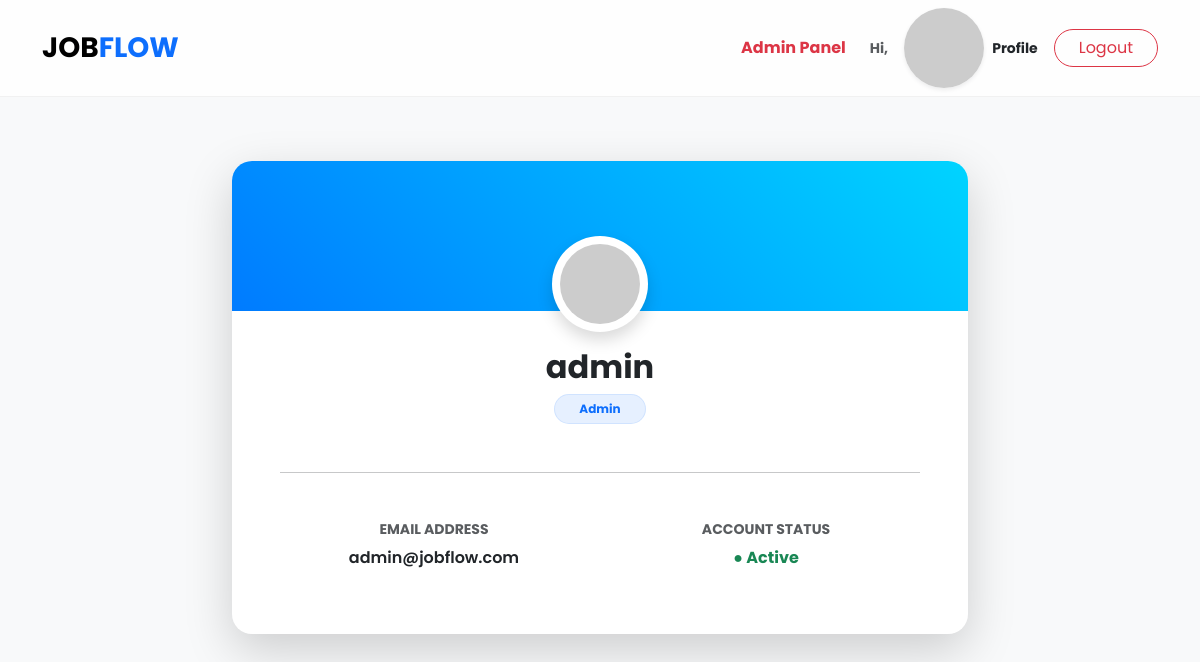
The app's page /profile (signed in) with its own data.
### models.py (models this page shows)
class User(db.Model, UserMixin):
    id = db.Column(db.Integer, primary_key=True)
    username = db.Column(db.String(100), unique=True, nullable=False)
    email = db.Column(db.String(100), unique=True, nullable=False)
    password = db.Column(db.String(200), nullable=False)
    role = db.Column(db.String(20), nullable=False) # 'Seeker', 'Employer', or 'Admin'

### app.py (the view)
@app.route('/profile')
@login_required
def profile():
    return render_template('profile.html', user=current_user)

### app.py (called while the page is built)
@login_manager.user_loader
def load_user(user_id):
    return User.query.get(int(user_id))

### templates/profile.html (shortened to what this page needs)
{% extends "base.html" %}
{% block content %}
<div class="container py-5">
    <div class="row justify-content-center">
        <div class="col-lg-8" data-aos="fade-up" data-aos-duration="800">
            <div class="card job-card post-job-card border-0 shadow-lg overflow-hidden">
                <div class="card-body p-5 pt-0">
                    <div class="text-center" style="margin-top: -75px;">
                        <div class="rounded-circle bg-white p-2 d-inline-block shadow">
                            <img src="https://ui-avatars.com/api/?name={{ user.username }}&size=150&background=random"
                                 class="rounded-circle" alt="User Avatar">
                        </div>
                        <h2 class="fw-bold mt-3">{{ user.username }}</h2>
                        <span class="badge rounded-pill px-4 py-2 bg-soft-primary text-primary"
                              style="background: rgba(13, 110, 253, 0.1); border: 1px solid rgba(13, 110, 253, 0.1);">
                            {{ user.role }}
                        </span>
                    </div>
                    <hr class="my-5 opacity-10">
                    <div class="row g-4 text-center">
                        <div class="col-md-6">
                            <h6 class="text-muted text-uppercase small fw-bold">Email Address</h6>
                            <p class="fw-semibold">{{ user.email }}</p>
                        </div>
                        <div class="col-md-6">
                            <h6 class="text-muted text-uppercase small fw-bold">Account Status</h6>
                            <p class="text-success fw-bold">● Active</p>
                        </div>
                    </div>
                </div>
            </div>
        </div>
    </div>
</div>
{% endblock %}

### templates/base.html (shortened to what this page needs)
<!DOCTYPE html>
<html lang="en">
<head>
    <link href="https://cdn.jsdelivr.net/npm/bootstrap@5.3.0/dist/css/bootstrap.min.css" rel="stylesheet">
    <link href="https://unpkg.com/aos@2.3.1/dist/aos.css" rel="stylesheet">
    <link rel="stylesheet" href="{{ url_for('static', filename='css/style.css') }}">
</head>
<body>
    <nav class="navbar navbar-expand-lg sticky-top glass-nav">
        <div class="container">
            <a class="navbar-brand fw-bold fs-3" href="/" data-aos="fade-right">
                JOB<span class="text-primary">FLOW</span>
            </a>
            <div class="collapse navbar-collapse" id="navbarNav">
                <ul class="navbar-nav ms-auto align-items-center">
                    {% if current_user.is_authenticated and current_user.role == 'Admin' %}
                    <li class="nav-item me-3">
                        <a class="nav-link text-danger fw-bold" href="/admin">
                             Admin Panel
                        </a>
                    </li>
                    {% endif %}
                    <li class="nav-item">
                        {% if not current_user.is_authenticated %}
                            <a href="/login" class="btn btn-link text-decoration-none text-dark me-2">Login</a>
                            <a href="/signup" class="btn btn-primary btn-join rounded-pill px-4 shadow-sm">Join Now</a>
                        {% else %}
                            <div class="d-flex align-items-center">
                                <span class="me-3 small fw-bold text-muted">Hi,</span>
                                <a href="{{ url_for('profile') }}" class="text-decoration-none me-3 d-flex align-items-center">
                                    <img src="https://ui-avatars.com/api/?name={{ current_user.username }}&size=35" class="rounded-circle me-2 shadow-sm">
                                    <span class="small fw-bold text-dark">Profile</span>
                                </a>
                                <a href="{{ url_for('logout') }}" class="btn btn-outline-danger rounded-pill px-4">Logout</a>
                            </div>
                        {% endif %}
                    </li>
                </ul>
            </div>
        </div>
    </nav>
    <main>
        {% block content %}{% endblock %}
    </main>
</body>
</html>

### static/css/style.css (style rules this page uses)
body { font-family: 'Poppins', sans-serif; background: #f8f9fa; color: #333; }
.glass-nav { background: rgba(255, 255, 255, 0.8); backdrop-filter: blur(15px); border-bottom: 1px solid rgba(0,0,0,0.05); }
.job-card { border: none; border-radius: 20px; background: white; transition: all 0.4s cubic-bezier(0.175, 0.885, 0.32, 1.275); box-shadow: 0 10px 30px rgba(0,0,0,0.05); }

### records on screen
User: username "admin", role "Admin", email "admin@jobflow.com"
